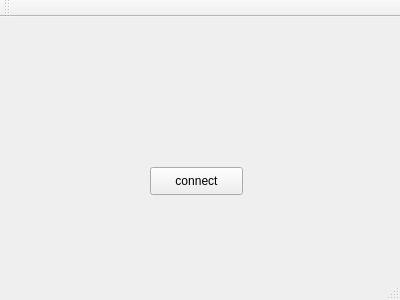
<?xml version="1.0" encoding="UTF-8"?>
<ui version="4.0">
 <class>MainWindow</class>
 <widget class="QMainWindow" name="MainWindow">
  <property name="geometry">
   <rect>
    <x>0</x>
    <y>0</y>
    <width>400</width>
    <height>300</height>
   </rect>
  </property>
  <property name="windowTitle">
   <string>MainWindow</string>
  </property>
  <widget class="QWidget" name="centralWidget">
   <widget class="QPushButton" name="pushButton">
    <property name="geometry">
     <rect>
      <x>150</x>
      <y>150</y>
      <width>93</width>
      <height>28</height>
     </rect>
    </property>
    <property name="text">
     <string>connect</string>
    </property>
   </widget>
  </widget>
  <widget class="QMenuBar" name="menuBar">
   <property name="geometry">
    <rect>
     <x>0</x>
     <y>0</y>
     <width>400</width>
     <height>26</height>
    </rect>
   </property>
  </widget>
  <widget class="QToolBar" name="mainToolBar">
   <attribute name="toolBarArea">
    <enum>TopToolBarArea</enum>
   </attribute>
   <attribute name="toolBarBreak">
    <bool>false</bool>
   </attribute>
  </widget>
  <widget class="QStatusBar" name="statusBar"/>
 </widget>
 <layoutdefault spacing="6" margin="11"/>
 <resources/>
 <connections/>
</ui>
